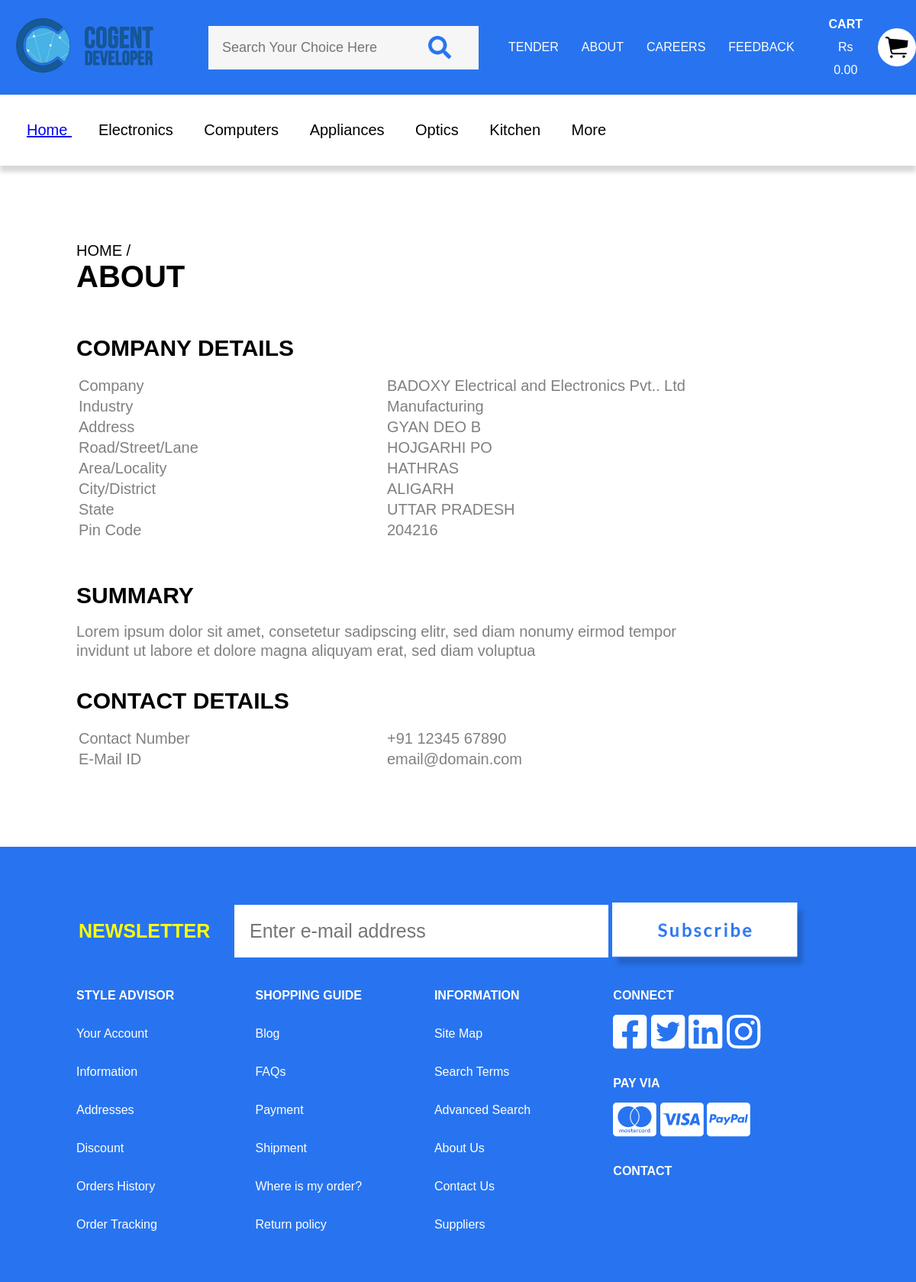
Page /about.php on the committed database.
### tables this page shows
CREATE TABLE `about` (
  `did` int(11) NOT NULL,
  `dname` text NOT NULL,
  `detail` text NOT NULL,
  `dtype` int(11) NOT NULL
);

### admin/db/mysql.php (called while the page is built, shortened)
<?php
function mysql_safe_query($query) {
    $args = array_slice(func_get_args(),1);
    $args = array_map('mysql_safe_string',$args);
    return mysql_query(vsprintf($query,$args));
}

### about.php (the view, shortened to what this page needs)
<?php
    include 'admin/db/mysql.php';
?>
<!DOCTYPE html>
    <head>
        <link rel="stylesheet" type="text/css" href="css/common.css">
        <link rel="stylesheet" type="text/css" href="css/header.css">
        <link rel="stylesheet" type="text/css" href="css/footer.css">
        <link rel="stylesheet" type="text/css" href="css/product-list.css">
    </head>
    <body>
    <?php
        include 'header.php';
    ?>
        <div style="padding: 100px;">
            <span style="font-size: 20px;">
                HOME /
            </span><br>
            <span style="font-size: 40px;font-weight: bold;">
                ABOUT
            </span>
            <br>
            <br>
            <br>
            <br>
            <span style="font-size: 30px;font-weight: bold;">
                COMPANY DETAILS
            </span><br>
            <br>
            <table>
            <?php
                $select = mysql_safe_query('SELECT * FROM about WHERE dtype = 0');
                while($row = mysql_fetch_assoc($select)){
                    ?>
                    <tr>
                        <td style="color: gray;font-size: 20px;width: 400px;">
                            <?php echo $row['dname'];?>
                        </td>
                        <td style="color: gray;font-size: 20px;">
                            <?php echo $row['detail'];?>
                        </td>
                    </tr>
                    <?php
                }
            ?>
            </table>
            <br>
            <br>
            <br>
            <span style="font-size: 30px;font-weight: bold;">
                SUMMARY
            </span><br>
            <br>
            <div style="display: inline-block;color: gray;font-size: 20px;line-height: 25px;">
            <?php
                $select = mysql_safe_query('SELECT * FROM about WHERE dtype = 1');
                while($row = mysql_fetch_assoc($select)){
                    echo nl2br($row['detail']);
                }
            ?>
            </div>
            <br>
            <br>
            <br>
            <span style="font-size: 30px;font-weight: bold;">
                CONTACT DETAILS
            </span><br>
            <br>
            <table>
            <?php
                $select = mysql_safe_query('SELECT * FROM about WHERE dtype = 2');
                while($row = mysql_fetch_assoc($select)){
                    ?>
                    <tr>
                        <td style="color: gray;font-size: 20px;width: 400px;">
                            <?php echo $row['dname'];?>
                        </td>
                        <td style="color: gray;font-size: 20px;">
                            <?php echo $row['detail'];?>
                        </td>
                    </tr>
                    <?php
                }
            ?>
            </table>
        </div>
        <footer>
            <table>
                <tr>
                    <td>
                        <div class="cd-newsletter-title" style="color: yellow;font-size: 25px;font-weight: bold;display: inline-block;">
                            NEWSLETTER &nbsp; &nbsp;
                        </div>
                    </td>
                    <td>
                        <input type="text" placeholder="Enter e-mail address" style="font-size: 25px;padding: 20px;border: 0px;background: white;width: 450px;">
                    </td>
                    <td>
                        <img src="med/img/Subscribe Button.png" style="margin-top: 20px;height: 90px;">
                    </td>
                </tr>
            </table>
            <div class="cd-footer-column">
                <b>STYLE ADVISOR</b><br>
                Your Account<br>
                Information<br>
                Addresses<br>
                Discount<br>
                Orders History<br>
                Order Tracking
            </div>
            <div class="cd-footer-column">
                <b>SHOPPING GUIDE</b><br>
                Blog<br>
                FAQs<br>
                Payment<br>
                Shipment<br>
                Where is my order?<br>
                Return policy
            </div>
            <div class="cd-footer-column">
                <b>INFORMATION</b><br>
                Site Map<br>
                Search Terms<br>
                Advanced Search<br>
                About Us<br>
                Contact Us<br>
                Suppliers<br>
            </div>
            <div class="cd-footer-column">
                <b>CONNECT</b><br>
                <img src="med/img/Icon awesome-facebook-square-1.png">
                <img src="med/img/Icon awesome-twitter-square.png">
                <img src="med/img/Icon awesome-linkedin.png">
                <img src="med/img/Icon simple-instagram-1.png"><br>
                <b>PAY VIA</b><br>
                <img src="med/img/Icon awesome-cc-mastercard.png">
                <img src="med/img/Icon awesome-cc-visa-1.png">
                <img src="med/img/Icon awesome-cc-paypal-1.png"><br>
                <b>CONTACT</b><br>
            </div>
        </footer>
    </body>

### css/common.css (style rules this page uses)
body,html { margin: 0px; padding: 0px; font-family: Arial, Helvetica, sans-serif; }

### css/footer.css (style rules this page uses)
footer { background: #2874F0; padding: 50px; padding-left: calc(50vw - 500px); padding-right: calc(50vw - 500px); }
.cd-footer-column { width: 23%; color: white; line-height: 50px; display: inline-block; vertical-align: top; }

### rows in the picture
about: dname "Company", detail "BADOXY Electrical and Electronics Pvt.. Ltd"
about: dname "Industry", detail "Manufacturing"
about: dname "Address", detail "GYAN DEO B"
about: dname "Road/Street/Lane", detail "HOJGARHI PO"
about: dname "Area/Locality", detail "HATHRAS"
about: dname "City/District", detail "ALIGARH"
about: dname "State", detail "UTTAR PRADESH"
about: dname "Pin Code", detail "204216"
about: detail "Lorem ipsum dolor sit amet, consetetur sadipscing elitr, sed diam nonumy eirmod tempor invidunt ut labore et dolore magna aliquyam erat, sed diam voluptua"
about: dname "Contact Number", detail "+91 12345 67890"
about: dname "E-Mail ID", detail "email@domain.com"
